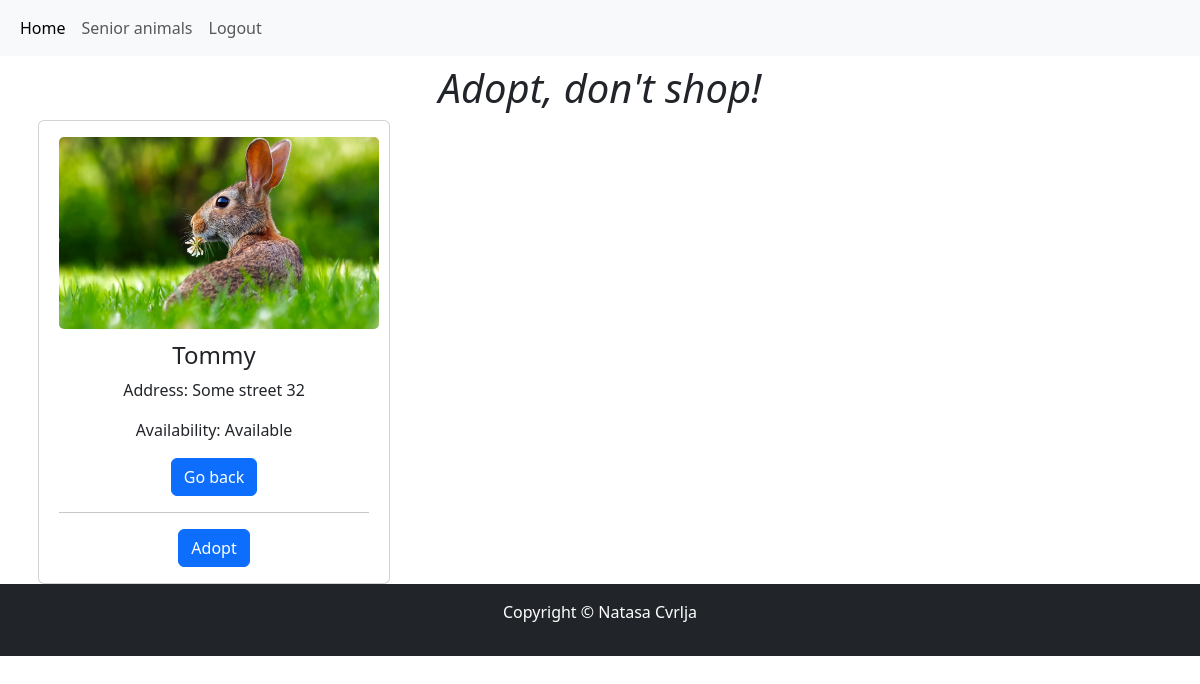
The page /adopt.php?id=3 on the database its author committed.
### tables this page shows
CREATE TABLE `animals` (
  `id` int(11) NOT NULL,
  `name` varchar(50) NOT NULL,
  `image` varchar(100) NOT NULL,
  `address` varchar(100) NOT NULL,
  `description` varchar(255) NOT NULL,
  `age` int(11) NOT NULL,
  `size` varchar(50) NOT NULL,
  `breed` varchar(80) NOT NULL,
  `availability` varchar(30) NOT NULL DEFAULT 'Available'
);

### adopt.php (the view, shortened to what this page needs)
<?php
    require_once "db_connect.php";
    $id = $_GET['id'];
    $sql = "SELECT * FROM animals WHERE id = {$id}";
    $result = mysqli_query($connect, $sql);
    $row = mysqli_fetch_assoc($result);
    $body = "";
        $body .= "<div class='card' style='width: 22rem; text-align: center;'>
        <div class='card-body'>
        <div>
          <img class='card-img object-fit-cover' style='width: 20rem; height: 12rem;' src='images/{$row['image']}'>
          <h4 class='card-title' style='margin-top:4%'>{$row["name"]}</h4>
          <p class='card-text'>Address: {$row["address"]}</p>
          <p class='card-text'>Availability: {$row["availability"]}</p>
          <a href='home.php' class='btn btn-primary'>Go back</a>
          <hr>
          <form method='post'>
          <input type='hidden' name='animal_id' value='<?php echo $id; ?>'>
          <button name='adopt' class='btn btn-primary'>Adopt</button>
          </div>
          </form>
        </div>
      </div>";
?>
<!DOCTYPE html>
<html lang="en">
<head>
    <link href="https://cdn.jsdelivr.net/npm/bootstrap@5.3.1/dist/css/bootstrap.min.css" rel="stylesheet">
</head>
<body>
<nav class="navbar navbar-expand-lg bg-body-tertiary" >
        <div class="container-fluid">
            <ul class="navbar-nav me-auto mb-2 mb-lg-0" >
                <li class="nav-item">
                    <a class="nav-link active" aria-current="page" href="home.php" >Home</a>
                </li>
                <li class="nav-item">
          <a class="nav-link" href="senior.php">Senior animals</a>
        </li>
                <li class="nav-item">
                    <a class="nav-link" href="logout.php?logout">Logout</a >
                </li>
            </ul>
        </div>
    </nav>
<div class="container my-2 text-center">
    <h1><i>Adopt, don't shop!</i></h1>
</div>
<div class="container">
    <div class="row row-cols-lg-4 row-cols-md-3 row-cols-sm-2 row-cols-xs-1 g-2">
        <?= $body ?>
    </div>
</div>
<footer>
        <div stlye="height: 20px; width: 100%;" class="text-center py-3 bg-dark ">
            <p style="color: white;">Copyright © Natasa Cvrlja</p>
        </div>
    </footer>
</body>
</html>

### rows shown on the page
animals: image (picture), name "Tommy", address "Some street 32", availability "Available"
